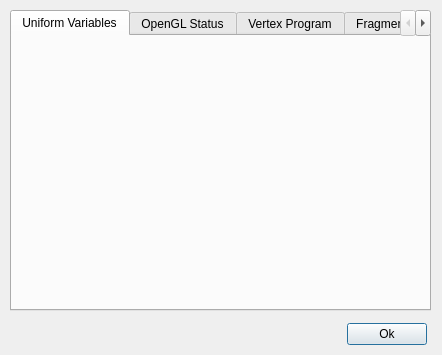
<ui version="4.0" >
 <author></author>
 <comment></comment>
 <exportmacro></exportmacro>
 <class>ShaderDialogClass</class>
 <widget class="QDialog" name="ShaderDialogClass" >
  <property name="geometry" >
   <rect>
    <x>0</x>
    <y>0</y>
    <width>442</width>
    <height>355</height>
   </rect>
  </property>
  <property name="sizePolicy" >
   <sizepolicy>
    <hsizetype>0</hsizetype>
    <vsizetype>0</vsizetype>
    <horstretch>0</horstretch>
    <verstretch>0</verstretch>
   </sizepolicy>
  </property>
  <property name="minimumSize" >
   <size>
    <width>442</width>
    <height>355</height>
   </size>
  </property>
  <property name="maximumSize" >
   <size>
    <width>442</width>
    <height>355</height>
   </size>
  </property>
  <property name="focusPolicy" >
   <enum>Qt::StrongFocus</enum>
  </property>
  <property name="windowTitle" >
   <string>ShaderDialog</string>
  </property>
  <property name="windowIcon" >
   <iconset>..\..\..\..\..\meshlab\src\meshlab\images\eye16.png</iconset>
  </property>
  <widget class="QTabWidget" name="tabWidget" >
   <property name="geometry" >
    <rect>
     <x>10</x>
     <y>10</y>
     <width>421</width>
     <height>301</height>
    </rect>
   </property>
   <property name="currentIndex" >
    <number>0</number>
   </property>
   <widget class="QWidget" name="uvTab" >
    <attribute name="title" >
     <string>Uniform Variables</string>
    </attribute>
    <widget class="QWidget" name="varListLayer" >
     <property name="geometry" >
      <rect>
       <x>10</x>
       <y>20</y>
       <width>171</width>
       <height>20</height>
      </rect>
     </property>
     <layout class="QHBoxLayout" >
      <property name="margin" >
       <number>0</number>
      </property>
      <property name="spacing" >
       <number>6</number>
      </property>
     </layout>
    </widget>
   </widget>
   <widget class="QWidget" name="glTab" >
    <attribute name="title" >
     <string>OpenGL Status</string>
    </attribute>
   </widget>
   <widget class="QWidget" name="vpTab" >
    <attribute name="title" >
     <string>Vertex Program</string>
    </attribute>
    <widget class="QTextBrowser" name="vpTextBrowser" >
     <property name="geometry" >
      <rect>
       <x>0</x>
       <y>0</y>
       <width>421</width>
       <height>281</height>
      </rect>
     </property>
    </widget>
   </widget>
   <widget class="QWidget" name="fpTab" >
    <attribute name="title" >
     <string>Fragment Program</string>
    </attribute>
    <widget class="QTextBrowser" name="fpTextBrowser" >
     <property name="geometry" >
      <rect>
       <x>0</x>
       <y>0</y>
       <width>421</width>
       <height>281</height>
      </rect>
     </property>
    </widget>
   </widget>
  </widget>
  <widget class="QWidget" name="layoutWidget" >
   <property name="geometry" >
    <rect>
     <x>21</x>
     <y>321</y>
     <width>406</width>
     <height>27</height>
    </rect>
   </property>
   <layout class="QHBoxLayout" >
    <property name="margin" >
     <number>0</number>
    </property>
    <property name="spacing" >
     <number>6</number>
    </property>
    <item>
     <spacer>
      <property name="orientation" >
       <enum>Qt::Horizontal</enum>
      </property>
      <property name="sizeHint" >
       <size>
        <width>321</width>
        <height>25</height>
       </size>
      </property>
     </spacer>
    </item>
    <item>
     <widget class="QPushButton" name="okButton" >
      <property name="text" >
       <string>Ok</string>
      </property>
     </widget>
    </item>
   </layout>
  </widget>
 </widget>
 <layoutdefault spacing="6" margin="11" />
 <pixmapfunction></pixmapfunction>
 <resources/>
 <connections/>
</ui>
